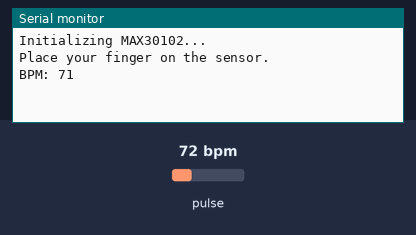
Recording of a sketch running on a simulated ESP32. On the bench: the last lines printed to the serial monitor. Inputs (shaded band) come from the test bench; at power-on: pulse 72 bpm. WiFi joins after 1.5 s; servers stay silent unless stated.

Above: at 3.0 s.
3.1 s: pulse set to 42 bpm
At 4.5 s:
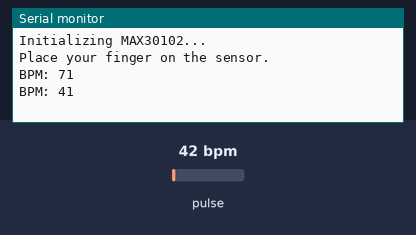
4.6 s: pulse set to 70 bpm
At 5.6 s:
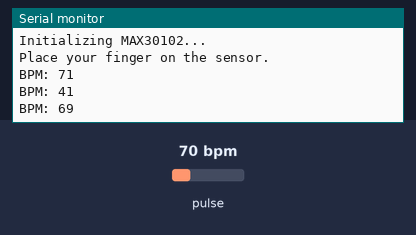
Timing chart, 0 to 7.6 s (numbered marks = the images above; inputs shaded):
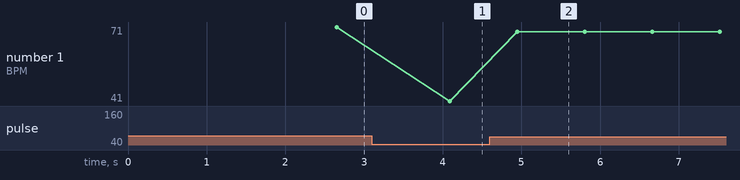

Measured:
- after the input at 3.1 s, the serial monitor: prints a new line after 0.99 s (image 1)
- after the input at 4.6 s, the serial monitor: prints a new line after 0.35 s (image 2)
- plotted number 1: 71 → 41 after the input at 3.1 s, 41 → 69 after the input at 4.6 s

The sketch:

heartrate.ino
```cpp
#define BLYNK_TEMPLATE_ID "TMPL3F5U5QLX6"
#define BLYNK_TEMPLATE_NAME "heart rate"
#define BLYNK_AUTH_TOKEN "d29YO0SxQzdzAWgOFz3FF6V4AppKo_jI"

#include <WiFi.h>
#include <BlynkSimpleEsp32.h>
#include <Wire.h>
#include "MAX30105.h"
#include "heartRate.h"

char ssid[] = "Janani";
char pass[] = "12345698";

MAX30105 particleSensor;

long lastBeat = 0;
float bpm = 0;
int beatAvg = 0;

BlynkTimer timer;

void sendData()
{
  Blynk.virtualWrite(V0, beatAvg);

  if (beatAvg < 60)
  {
    Blynk.virtualWrite(V1, "Low BPM");
  }
  else if (beatAvg > 100)
  {
    Blynk.virtualWrite(V1, "High BPM");
  }
  else
  {
    Blynk.virtualWrite(V1, "Normal");
  }
}

void setup()
{
  Serial.begin(115200);

  Blynk.begin(BLYNK_AUTH_TOKEN, ssid, pass);

  Wire.begin(21, 22);

  Serial.println("Initializing MAX30102...");

  if (!particleSensor.begin(Wire, I2C_SPEED_STANDARD))
  {
    Serial.println("MAX30102 not found!");
    while (1);
  }

  particleSensor.setup();
  particleSensor.setPulseAmplitudeRed(0x0A);
  particleSensor.setPulseAmplitudeGreen(0);

  timer.setInterval(2000L, sendData);

  Serial.println("Place your finger on the sensor.");
}

void loop()
{
  long irValue = particleSensor.getIR();

  if (checkForBeat(irValue))
  {
    long delta = millis() - lastBeat;
    lastBeat = millis();

    bpm = 60.0 / (delta / 1000.0);

    if (bpm > 40 && bpm < 180)
    {
      beatAvg = (int)bpm;

      Serial.print("BPM: ");
      Serial.println(beatAvg);
    }
  }

  Blynk.run();
  timer.run();
}
```
